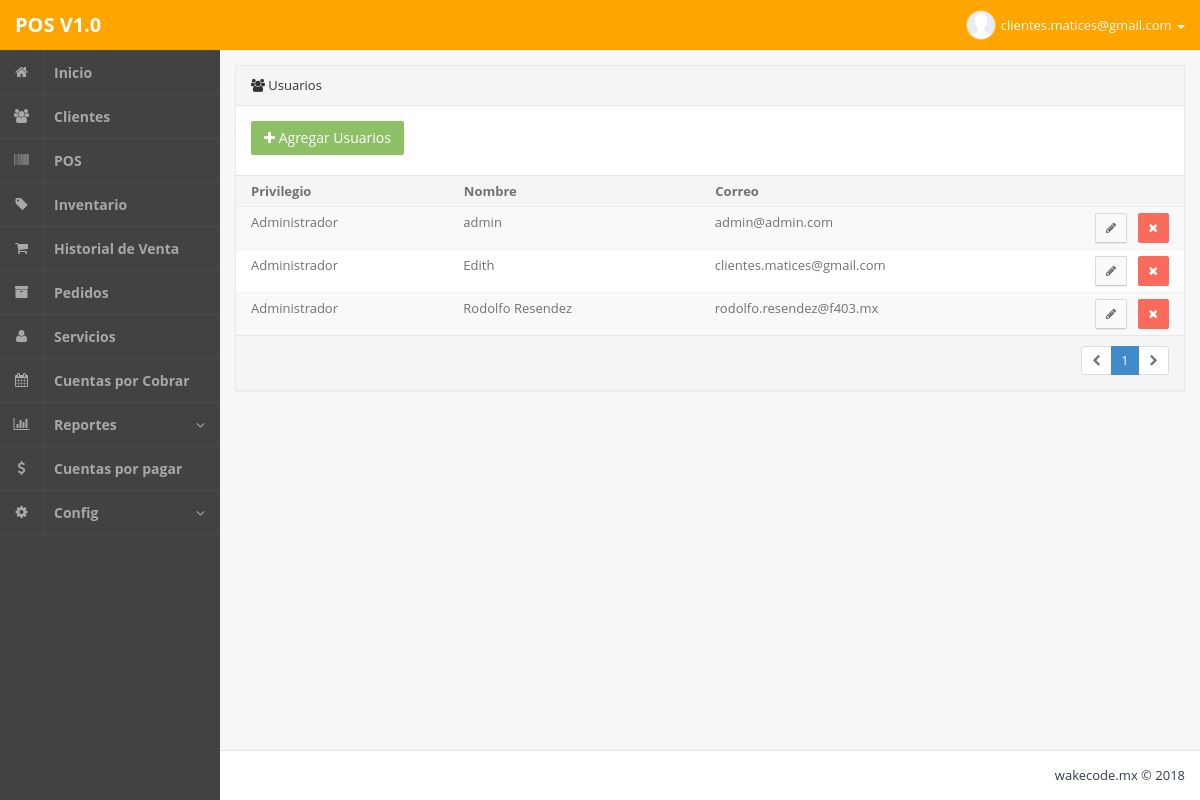
The page /admin.php?m=usuarios (signed in) on the database its author committed.
### tables this page shows
CREATE TABLE IF NOT EXISTS `usuarios` (
  `idusuarios` int(255) NOT NULL,
  `nombre` varchar(200) NOT NULL,
  `email` varchar(100) NOT NULL,
  `password` varchar(100) NOT NULL,
  `privilegio` int(10) NOT NULL
);

### php/usuarios.php (the view, shortened to what this page needs)
<section class="panel panel-default pos-rlt clearfix">
	<header class="panel-heading"> <i class="fa fa-users"></i> Usuarios</header>
	<div class="row wrapper">
		<div class="col-sm-6 m-b-xs">
			<a href="admin.php?m=usuariosAgregar" class="btn btn-md btn-success"><i class="fa fa-plus"></i> Agregar Usuarios</a>
		</div>
		<div class="col-sm-6">
		</div>
	</div>
	<div class="table-responsive">
		<table class="table table-striped b-t b-light">
			<thead>
				<tr>
					<th>Privilegio</th>
					<th>Nombre</th>
					<th>Correo</th>
					<th width="120"></th>
				</tr>
			</thead>
			<tbody>
<?php
			$consulta  = "SELECT * FROM usuarios ORDER BY nombre ASC";
			$url = "admin.php?m=usuarios";
$rows_per_page = 20;
if(isset($_GET['pag']))
	$page = mysql_real_escape_string($_GET['pag']);
else if (@$_GET['pag'] == "0")
	$page = 1;
else
	$page = 1;
$num_rows 		= mysql_num_rows(mysql_query($consulta));
$lastpage		= ceil($num_rows / $rows_per_page);
$page     = (int)$page;
$limit 		= 'LIMIT '. ($page -1) * $rows_per_page . ',' .$rows_per_page;
$consulta  .=" $limit";
$consulta = mysql_query($consulta);
			while($q = mysql_fetch_object($consulta)){
				if ($q->privilegio == 1){
					$privilegio = "Administrador";
				} else {
					$privilegio = "Usuario";
				}
?>
					<td><?php echo $privilegio; ?></td>
					<td><?php echo $q->nombre; ?></td>
					<td><?php echo $q->email; ?></td>
					<td class="text-right">
						<a href="admin.php?m=usuariosEditar&id=<?php echo $q->idusuarios; ?>" class="btn btn-sm btn-default"> <i class="fa fa-pencil"></i> </a> &nbsp;
						<a href="admin.php?m=usuarios&del=<?php echo $q->idusuarios; ?>" class="btn btn-sm btn-danger"> <i class="fa fa-times"></i> </a>
					</td>
<?php
			}
?>
			</tbody>
		</table>
	</div>
<footer class="panel-footer">
		<div class="row">
			<div class="col-sm-12 text-right text-center-xs">
				<ul class="pagination pagination-sm m-t-none m-b-none">
<?php
	if($num_rows != 0){
		$nextpage = $page + 1;
		if ($page == 1) {
			echo '<li class="disabled"><a href="#"><i class="fa fa-chevron-left"></i></a></li>';
			echo '<li class="active"><a href="">1</a></li>';
			if($lastpage >$page ){
				echo '<li><a href="'.$url.'&pag='.$nextpage.'"><i class="fa fa-chevron-right"></i></a></li>';
			}else{
				echo '<li class="disabled"><a href="#"><i class="fa fa-chevron-right"></i></a></li>';
			}
		}
	}
?>
				</ul>
			</div>
		</div>
	</footer>
</section>

### admin.php (style rules this page uses)
td,th { white-space: nowrap; }
.table-responsive { width: 100%; margin-bottom: 15px; overflow-x: auto; overflow-y: hidden; }

### rows shown on the page
usuarios: privilegio "Administrador", nombre "admin", email "admin@admin.com"
usuarios: privilegio "Administrador", nombre "Edith", email "clientes.matices@gmail.com"
usuarios: privilegio "Administrador", nombre "Rodolfo Resendez", email "rodolfo.resendez@f403.mx"

### other values the page prints
$_SESSION['userNm'] "clientes.matices@gmail.com"
